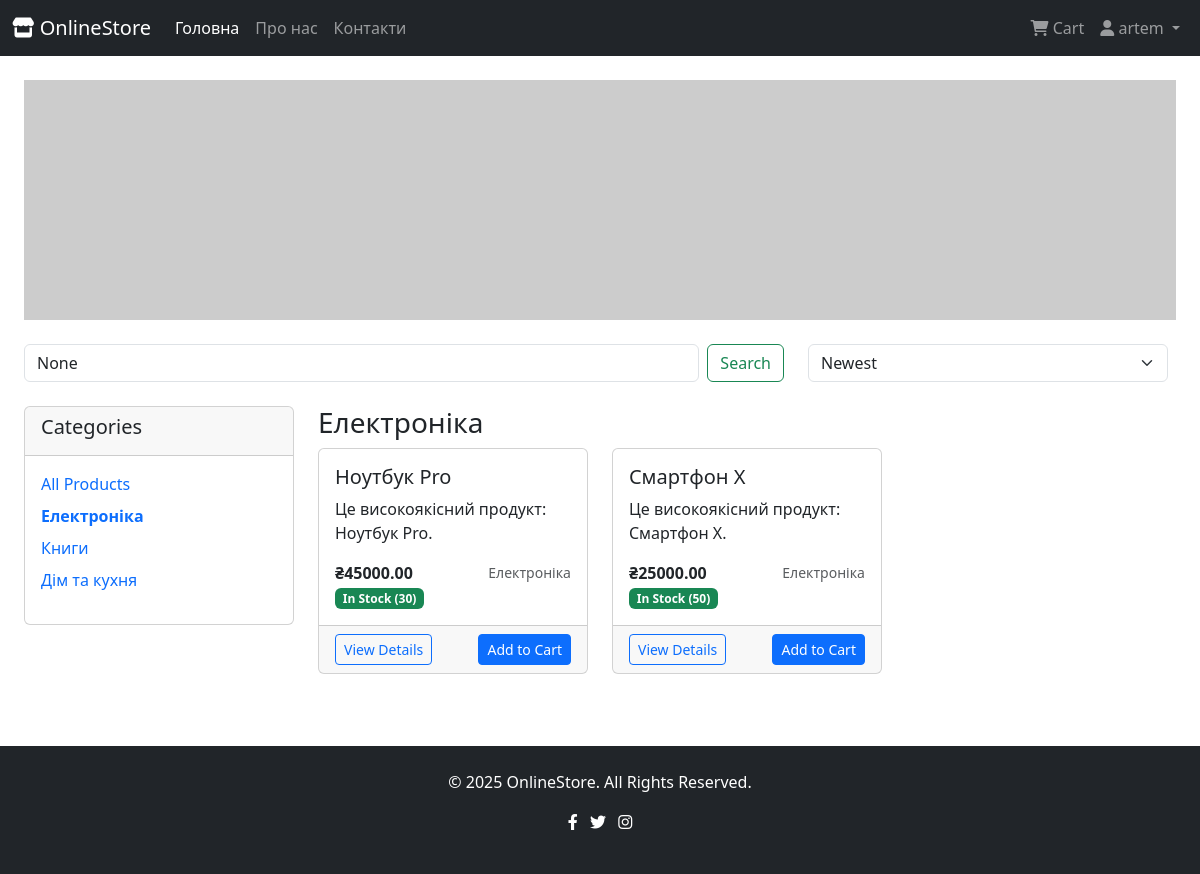
The app's page /?category=11 (signed in) with its own data.
### shop/models.py (models this page shows, shortened)
class Category(models.Model):
    title = models.CharField(max_length=255)
    description = models.TextField(blank=True)
    image = models.ImageField(upload_to='categories/', blank=True, null=True)
    created_at = models.DateTimeField(default=timezone.now)
    class Meta:
        verbose_name_plural = "Categories"

class Product(models.Model):
    title = models.CharField(max_length=300)
    description = models.TextField()
    price = models.DecimalField(max_digits=10, decimal_places=2)
    discount_price = models.DecimalField(max_digits=10, decimal_places=2, blank=True, null=True)
    stock_quantity = models.IntegerField(default=0)
    image = models.ImageField(upload_to='products/')
    category = models.ForeignKey(Category, on_delete=models.CASCADE)
    is_active = models.BooleanField(default=True)
    featured = models.BooleanField(default=False)
    weight = models.DecimalField(max_digits=5, decimal_places=2, blank=True, null=True)
    dimensions = models.CharField(max_length=100, blank=True)
    created_at = models.DateTimeField(default=timezone.now)
    updated_at = models.DateTimeField(auto_now=True)
    @property
    def is_on_sale(self):
        return self.discount_price is not None
    @property
    def in_stock(self):
        return self.stock_quantity > 0

### shop/views.py (the view)
# urls.py: path('', include(api.urls), name='index')
def index(request):
    products = Product.objects.filter(is_active=True)
    categories = Category.objects.all()
    category_id = request.GET.get('category')
    if category_id:
        products = products.filter(category_id=category_id)
    search_query = request.GET.get('search')
    if search_query:
        products = products.filter(
            Q(title__icontains=search_query) |
            Q(description__icontains=search_query)
        )
    sort_by = request.GET.get('sort', 'created_at')
    if sort_by == 'price_low':
        products = products.order_by('price')
    elif sort_by == 'price_high':
        products = products.order_by('-price')
    elif sort_by == 'name':
        products = products.order_by('title')
    else:
        products = products.order_by('-created_at')
    paginator = Paginator(products, 12)
    page_number = request.GET.get('page')
    page_obj = paginator.get_page(page_number)
    featured_products = Product.objects.filter(featured=True, is_active=True)[:4]
    context = {
        'page_obj': page_obj,
        'categories': categories,
        'featured_products': featured_products,
        'current_category': category_id,
        'search_query': search_query,
        'sort_by': sort_by,
    }
    return render(request, 'shop/products.html', context)

### templates/shop/products.html (shortened to what this page needs)
{% extends 'base.html' %}
{% block content %}
<div class="container-fluid">
    <div class="row mb-4">
        <div class="col-12 text-center">
            <img src="https://placehold.co/1200x250/0D6EFD/FFFFFF/png?text=Welcome+to+Our+Store\nDiscover+amazing+products+at+great+prices"
                 alt="Welcome to Our Store"
                 class="img-fluid"
                 width="1200"
                 height="250">
        </div>
    </div>
    <div class="row mb-4">
        <div class="col-md-8">
            <form method="GET" class="d-flex">
                <input class="form-control me-2" type="search" name="search" placeholder="Search products..." value="{{ search_query }}">
                <button class="btn btn-outline-success" type="submit">Search</button>
            </form>
        </div>
        <div class="col-md-4">
            <form method="GET" class="d-flex">
                <select name="sort" class="form-select me-2" onchange="this.form.submit()">
                    <option value="created_at" {% if sort_by == 'created_at' %}selected{% endif %}>Newest</option>
                </select>
            </form>
        </div>
    </div>
    <div class="row">
        <div class="col-md-3">
            <div class="card">
                <div class="card-header">
                    <h5>Categories</h5>
                </div>
                <div class="card-body">
                    <ul class="list-unstyled">
                        <li><a href="{% url 'shop:index' %}" class="text-decoration-none {% if not current_category %}fw-bold{% endif %}">All Products</a></li>
                        {% for category in categories %}
                        <li class="mt-2">
                            <a href="?category={{ category.id }}" class="text-decoration-none {% if current_category == category.id|stringformat:'s' %}fw-bold{% endif %}">
                                {{ category.title }}
                            </a>
                        </li>
                        {% endfor %}
                    </ul>
                </div>
            </div>
        </div>
        <div class="col-md-9">
            <div class="row">
                <div class="col-12">
                    <h3>
                        {% if search_query %}
                            Search Results for "{{ search_query }}"
                        {% elif current_category %}
                            {% for category in categories %}
                                {% if category.id|stringformat:'s' == current_category %}
                                    {{ category.title }}
                                {% endif %}
                            {% endfor %}
                        {% else %}
                            All Products
                        {% endif %}
                    </h3>
                </div>
            </div>
            <div class="row">
                {% for product in page_obj %}
                <div class="col-md-4 mb-4">
                    <div class="card h-100">
                        <div class="card-body d-flex flex-column">
                            <h5 class="card-title">{{ product.title|truncatechars:40 }}</h5>
                            <p class="card-text">{{ product.description|truncatechars:100 }}</p>
                            <div class="mt-auto">
                                <div class="d-flex justify-content-between align-items-center">
                                    <div>
                                        {% if product.is_on_sale %}
                                        <span class="text-muted text-decoration-line-through">₴{{ product.price }}</span>
                                        <span class="text-danger fw-bold">₴{{ product.discount_price }}</span>
                                        {% else %}
                                        <span class="fw-bold">₴{{ product.price }}</span>
                                        {% endif %}
                                    </div>
                                    <small class="text-muted">{{ product.category.title }}</small>
                                </div>
                                {% if not product.in_stock %}
                                <span class="badge bg-danger">Out of Stock</span>
                                {% else %}
                                <span class="badge bg-success">In Stock ({{ product.stock_quantity }})</span>
                                {% endif %}
                            </div>
                        </div>
                        <div class="card-footer">
                            <div class="d-flex justify-content-between">
                                <a href="{% url 'shop:product_detail' product.id %}" class="btn btn-outline-primary btn-sm">View Details</a>
                                {% if product.in_stock %}
                                <form method="post" action="{% url 'shop:add_to_cart' product.id %}" class="d-inline">
                                    <button type="submit" class="btn btn-primary btn-sm">Add to Cart</button>
                                </form>
                                {% endif %}
                            </div>
                        </div>
                    </div>
                </div>
                {% endfor %}
            </div>
        </div>
    </div>
</div>
{% endblock %}

### templates/base.html (shortened to what this page needs)
<!DOCTYPE html>
<html lang="en">
<head>
    <link href="https://cdn.jsdelivr.net/npm/bootstrap@5.3.3/dist/css/bootstrap.min.css" rel="stylesheet">
    <link rel="stylesheet" href="https://cdnjs.cloudflare.com/ajax/libs/font-awesome/6.0.0-beta3/css/all.min.css">
</head>
<body>
    <nav class="navbar navbar-expand-lg navbar-dark bg-dark">
        <div class="container-fluid">
            <a class="navbar-brand" href="{% url 'shop:index' %}">
                <i class="fas fa-store"></i> OnlineStore
            </a>
            <div class="collapse navbar-collapse" id="navbarNav">
                <ul class="navbar-nav me-auto mb-2 mb-lg-0">
                    <li class="nav-item">
                        <a class="nav-link active" aria-current="page" href="{% url 'shop:index' %}">Головна</a>
                    </li>
                    <li class="nav-item">
                        <a class="nav-link" href="{% url 'shop:about' %}">Про нас</a>
                    </li>
                    <li class="nav-item">
                        <a class="nav-link" href="{% url 'shop:contact' %}">Контакти</a>
                    </li>
                </ul>
                <ul class="navbar-nav">
                    <li class="nav-item">
                        <a class="nav-link" href="{% url 'shop:cart' %}">
                            <i class="fas fa-shopping-cart"></i> Cart
                        </a>
                    </li>
                    {% if user.is_authenticated %}
                    <li class="nav-item dropdown">
                        <a class="nav-link dropdown-toggle" href="#" id="navbarDropdown" role="button" data-bs-toggle="dropdown" aria-expanded="false">
                            <i class="fas fa-user"></i> {{ user.username }}
                        </a>
                    </li>
                    {% endif %}
                </ul>
            </div>
        </div>
    </nav>
    <main class="container-fluid my-4">
        {% block content %}{% endblock %}
    </main>
    <footer class="bg-dark text-white mt-5 p-4 text-center">
        <div class="container">
            <p>&copy; {% now "Y" %} OnlineStore. All Rights Reserved.</p>
            <p>
                <a href="#" class="text-white me-2"><i class="fab fa-facebook-f"></i></a>
                <a href="#" class="text-white me-2"><i class="fab fa-twitter"></i></a>
                <a href="#" class="text-white"><i class="fab fa-instagram"></i></a>
            </p>
        </div>
    </footer>
</body>
</html>

### records on screen
Category: title "Електроніка"
Category: title "Книги"
Category: title "Дім та кухня"
Product: title "Ноутбук Pro", description "Це високоякісний продукт: Ноутбук Pro.", price "45000.00", category "Електроніка", stock_quantity "30", shows "Add to Cart"
Product: title "Смартфон X", description "Це високоякісний продукт: Смартфон X.", price "25000.00", category "Електроніка", stock_quantity "50", shows "Add to Cart"

### other values on screen
{{ user.username }} "artem"
